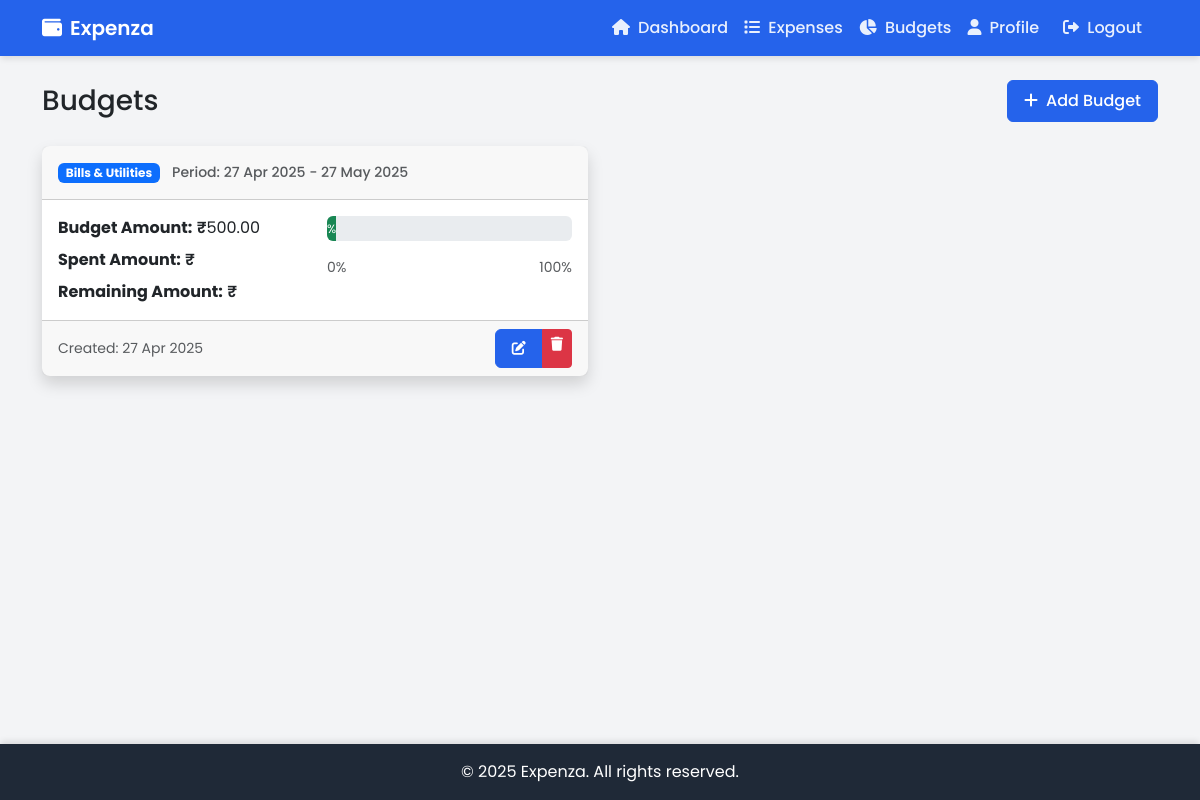
The page /budgets/ (signed in) on the database its author committed.
### expenses/models.py (models this page shows, shortened)
class Budget(models.Model):
    user = models.ForeignKey(User, on_delete=models.CASCADE, related_name='budgets')
    category = models.ForeignKey(Category, on_delete=models.CASCADE, related_name='budgets')
    amount = models.DecimalField(max_digits=10, decimal_places=2, validators=[MinValueValidator(0.01)])
    start_date = models.DateField()
    end_date = models.DateField()
    created_at = models.DateTimeField(auto_now_add=True)
    updated_at = models.DateTimeField(auto_now=True)
    class Meta:
        unique_together = ('user', 'category', 'start_date', 'end_date')

class Category(models.Model):
    name = models.CharField(max_length=100)
    description = models.TextField(blank=True)
    user = models.ForeignKey(User, on_delete=models.CASCADE, related_name='categories')
    created_at = models.DateTimeField(auto_now_add=True)
    updated_at = models.DateTimeField(auto_now=True)
    class Meta:
        verbose_name_plural = 'Categories'
        unique_together = ('name', 'user')

### expenses/views.py (the view)
# urls.py: path('budgets/', views.budget_list, name='budget_list'),
@login_required
def budget_list(request):
    budgets = Budget.objects.filter(user=request.user)
    return render(request, 'expenses/budget_list.html', {'budgets': budgets})

### templates/expenses/budget_list.html (shortened to what this page needs)
{% extends 'base.html' %}
{% block content %}
<div class="d-flex justify-content-between align-items-center mb-4">
    <h1 class="h3 mb-0 text-gray-800">Budgets</h1>
    <a href="{% url 'budget_create' %}" class="btn btn-primary">
        <i class="fas fa-plus me-2"></i>Add Budget
    </a>
</div>
<div class="row">
    {% for budget in budgets %}
    <div class="col-md-6 mb-4">
        <div class="card shadow h-100">
            <div class="card-header py-3">
                <h6 class="m-0 font-weight-bold text-primary">
                    <span class="badge bg-primary me-2">{{ budget.category.name }}</span>
                    <small class="text-muted">Period: {{ budget.start_date|date:"d M Y" }} - {{ budget.end_date|date:"d M Y" }}</small>
                </h6>
            </div>
            <div class="card-body">
                <div class="row">
                    <div class="col-md-6">
                        <p class="mb-2">
                            <strong>Budget Amount:</strong>
                            <span class="currency-symbol">₹</span>{{ budget.amount }}
                        </p>
                        <p class="mb-2">
                            <strong>Spent Amount:</strong>
                            <span class="currency-symbol">₹</span>{{ budget.spent_amount }}
                        </p>
                        <p class="mb-0">
                            <strong>Remaining Amount:</strong>
                            <span class="currency-symbol">₹</span>{{ budget.remaining_amount }}
                        </p>
                    </div>
                    <div class="col-md-6">
                        <div class="progress mb-3" style="height: 25px;">
                            <div class="progress-bar bg-{% if budget.progress_percentage > 80 %}danger{% elif budget.progress_percentage > 50 %}warning{% else %}success{% endif %}"
                                 role="progressbar"
                                 style="width: {{ budget.progress_percentage }}%">
                                {{ budget.progress_percentage }}%
                            </div>
                        </div>
                        <div class="d-flex justify-content-between">
                            <small class="text-muted">0%</small>
                            <small class="text-muted">100%</small>
                        </div>
                    </div>
                </div>
            </div>
            <div class="card-footer">
                <div class="d-flex justify-content-between align-items-center">
                    <small class="text-muted">
                        Created: {{ budget.created_at|date:"d M Y" }}
                    </small>
                    <div class="btn-group">
                        <a href="{% url 'budget_update' budget.pk %}" class="btn btn-sm btn-primary">
                            <i class="fas fa-edit"></i>
                        </a>
                        <a href="{% url 'budget_delete' budget.pk %}" class="btn btn-sm btn-danger">
                            <i class="fas fa-trash"></i>
                        </a>
                    </div>
                </div>
            </div>
        </div>
    </div>
    {% empty %}
    <div class="col-12">
        <div class="alert alert-info">
            <i class="fas fa-info-circle me-2"></i>No budgets found. Create your first budget to start tracking your spending!
        </div>
    </div>
    {% endfor %}
</div>
{% endblock %}

### templates/base.html (style rules this page uses)
:root { --primary-color: #2563eb; --secondary-color: #10b981; --dark-color: #1f2937; --light-color: #f3f4f6; }
body { background-color: var(--light-color); font-family: 'Poppins', sans-serif; }
.card { border: none; border-radius: 0.5rem; box-shadow: 0 4px 6px -1px rgba(0, 0, 0, 0.1); transition: transform 0.3s ease; }
.btn-primary { background-color: var(--primary-color); border-color: var(--primary-color); font-weight: 500; padding: 0.5rem 1rem; border-radius: 0.375rem; }
.currency-symbol { font-family: 'Poppins', sans-serif; font-weight: 600; }

### rows shown on the page
Budget: category.name "Bills & Utilities", start_date "27 Apr 2025", end_date "27 May 2025", amount "500.00", created_at "27 Apr 2025"
